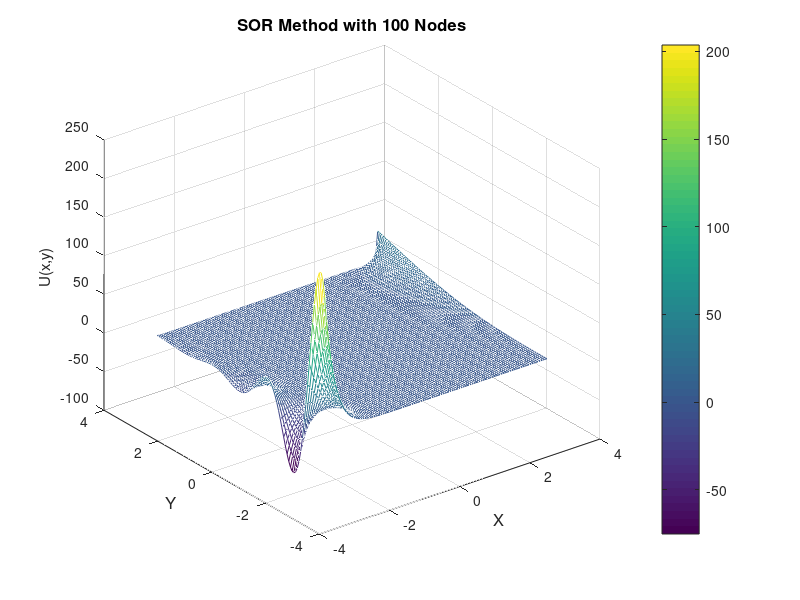
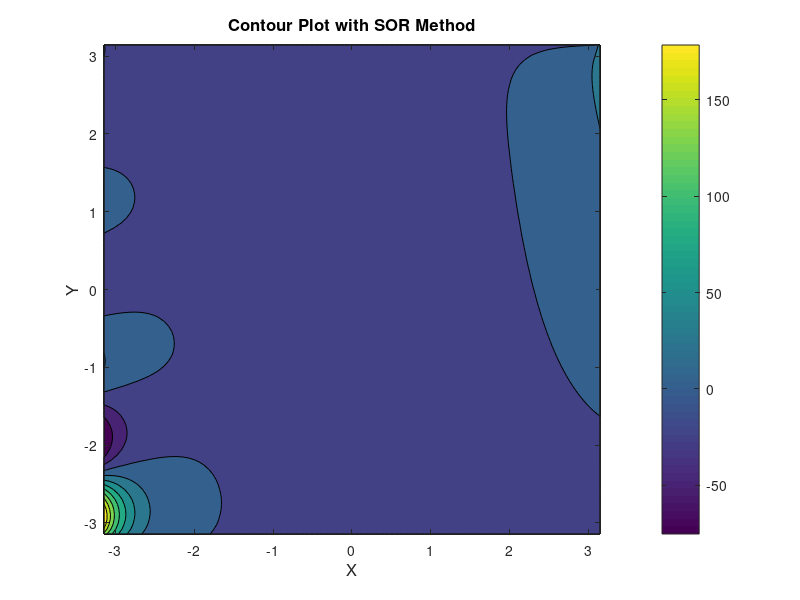

The MATLAB script that drew these images, in order:
%Rachel Murphy
%1351620
%Hemholtz Equation-SOR Method
clc
clear
N=100; %The number of increments for both x and y dimensions
h=(2*pi)/(N-1); %The increment of both x and y dimensions
lambda=-pi; %Given constant

%Rectangle lengths
a_x=-pi;
a_y=a_x;
b_x=pi;
b_y=b_x;

x=a_x:h:b_x; %x distances
y=a_y:h:b_y; % y distances

%Creating the F matrix
F=zeros(N,N);
for i=1:N
    for j=1:N
        F(i,j)=cos((pi/2)*(2*((x(j)-a_x)/(b_x-a_x))+1))*sin(pi*(y(i)-a_y)/(b_y-a_y));
    end
end
F=lambda*h*F;
%Creating initial U_old matrix, which contains initial solution guesses
U_old=zeros(N,N);
U_old(1:N,1)=cos(pi*(y-a_y)-1).*cosh(b_y-y);
U_old(1:N,N)=(y-a_y).^2.*sin(pi*(y-a_y)/(2*(b_y-a_y)));

tic; %Timer to find the run time

for i=1:100
    U_new=U_old;
    U_new=2*U_new+(1-2)*U_old; %This is the SOR Method equation

    %Solves for boundary conditions of the lower edge using ghost
    %nodes/neumann conditions
    for i=2:N-1
        U_new(1,i)=(U_new(1,i+1)+U_new(1,i-1)+U_new(2,i)+U_new(1,i+1)-h^2*F(1,i))/(4-h^2*lambda);
    end
    
    %Solves for the internal nodes (the numbers in between the boundaries)
    for i=2:N-1
        for j=2:N-1
            U_new(i,j)=(U_new(i+1,j)+ U_new(i-1,j)+U_new(i,j+1)+U_new(i,j-1)-h^2*F(i,j))/(4-h^2*lambda);
        end
    end
   U_error=abs((U_new-U_old)./(U_new))*100; %Checking the error
   U_old=U_new;
end
error=mean(mean(U_error(2:N-1,2:N-1)))
runtime=toc; %End of timer

FinalValue = mean(mean(U_new(2:N-1,2:N-1)).^2) %Needed for Grid Convergence Study

%Plotting the solution
figure(1)
mesh(x,y,U_new)                    % Surface Plot
xlabel('X','fontSize',12);
ylabel('Y','fontSize',12);
zlabel('U(x,y)')
title('SOR Method with 100 Nodes','fontsize',12),colorbar;

figure(2)
contourf(x,y,U_new),colorbar 
xlabel('X','fontSize',12);
ylabel('Y','fontSize',12);
title('Contour Plot with SOR Method','fontsize',12)
